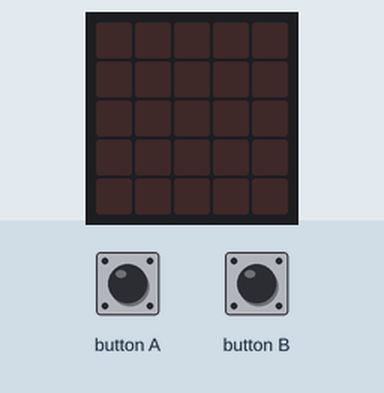
Bench run of a program on a simulated BBC micro:bit (MakeCode). Parts: the board's 5×5 LED display. The test bench sets the inputs (shaded band). The 48×5 strip is a reading aid, not a part: it shows the text the display is scrolling, unrolled, one strip-width of it at a time.

Above: at 1.2 s.
1.3 s: button B pressed for 3.2 s
At 1.9 s:
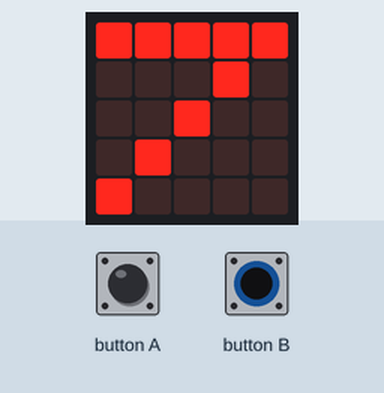
6.0 s: button A pressed for 3.2 s
At 9.0 s:
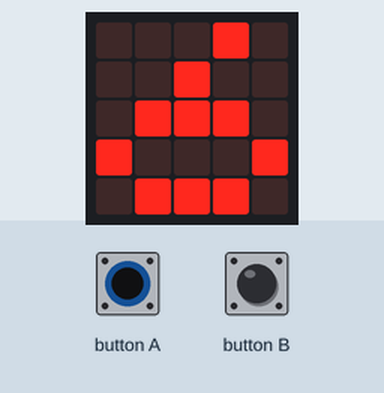
10.7 s: button A pressed for 0.15 s
At 12.0 s:
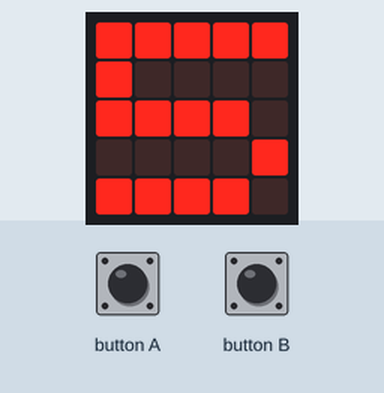
Timing chart, 0 to 13.7 s (numbered marks = the images above; inputs shaded):
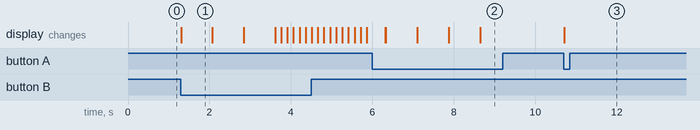

Measured:
- after the input at 1.3 s, the display: changes at once (image 1)
- after the input at 6.0 s, the display: first differs from a run without the input after 0.33 s (image 2 shows a later state)
- after the input at 10.7 s, the display: changes at once (image 3)
- what the display in image 1 shows lasts 0.8 s, from 1.3 s to 2.1 s

The program:

main.ts
```typescript
let sides = 6
basic.forever(function on_forever() {

    if (input.buttonIsPressed(Button.A)) {
        basic.showNumber(--sides)
    }

    if (input.buttonIsPressed(Button.B)) {
        basic.showNumber(++sides)
    }


})
```

test.ts
```typescript
// Tady jsou testy. Při použití tohoto balíčku jako rozšíření nebude zkompilováno.
```
